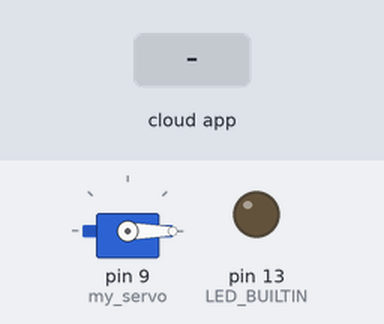
Simulated run of this sketch. Board: Arduino Uno, built with avr-gcc and run on an emulated ATmega328P. On the bench: servo, output pins drawn as LEDs (lit = HIGH). The inputs (shaded band) are chosen by the test bench. The ROS host is connected and sends only what is stated.

Above: at 1.2 s.
1.3 s: the phone or cloud app sets servo_cmd to 45
At 2.5 s:
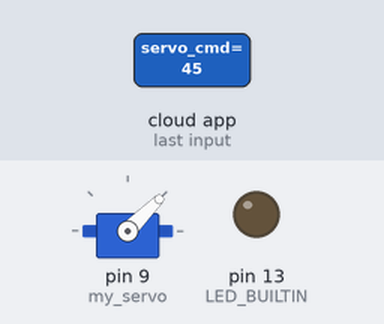
2.8 s: the phone or cloud app sets servo_cmd to 90
At 3.7 s:
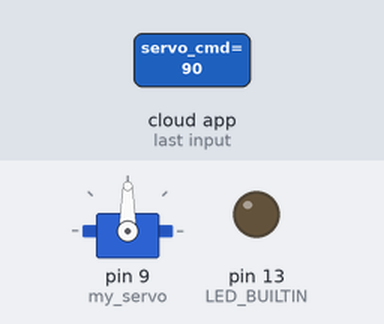
4.3 s: the phone or cloud app sets servo_cmd to 180
At 4.9 s:
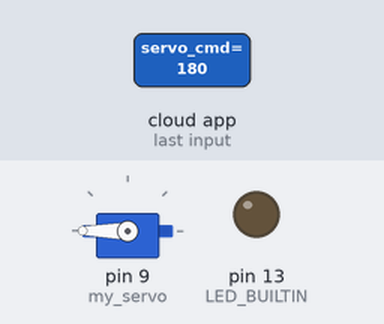
5.8 s: the phone or cloud app sets servo_cmd to 0
At 7.2 s:
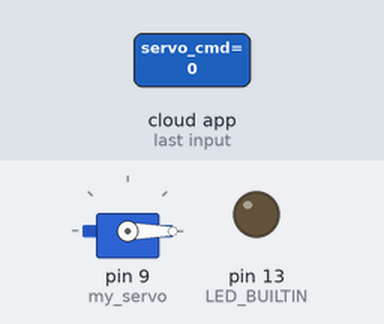
Timing chart, 0 to 8.3 s (numbered marks = the images above; inputs shaded):
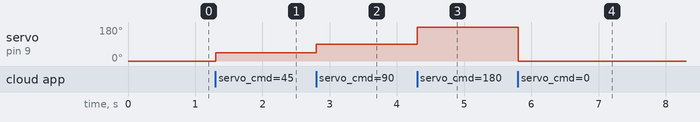

Measured:
- after the input at 1.3 s, servo on pin 9 (my_servo): 0° → 45° at once
- after the input at 2.8 s, servo on pin 9 (my_servo): 45° → 90° at once
- after the input at 4.3 s, servo on pin 9 (my_servo): 90° → 180° at once
- after the input at 5.8 s, servo on pin 9 (my_servo): 180° → 0° at once

The sketch:

servo_example.ino
```cpp
#include <ros.h>
#include <Servo.h>
#include <std_msgs/Int32.h>

ros::NodeHandle  nh;
std_msgs::Int32 servo_state_msg;
uint32_t servo_position = 0;
Servo my_servo;

ros::Publisher servo_state_pub("servo_state", &servo_state_msg);

void servo_cmd_callback( const std_msgs::Int32& servo_cmd_msg){
  servo_position = servo_cmd_msg.data;

  servo_state_msg.data = servo_position;

}

ros::Subscriber<std_msgs::Int32> servo_cmd_sub("servo_cmd", &servo_cmd_callback);

void setup()
{
  pinMode(LED_BUILTIN, OUTPUT);
  nh.initNode();
  nh.subscribe(servo_cmd_sub);
  nh.advertise(servo_state_pub);

  my_servo.attach(9);
}

void loop()
{
  my_servo.write(servo_position);
  servo_state_pub.publish(&servo_state_msg);

  nh.spinOnce();
  delay(1);
}
```
